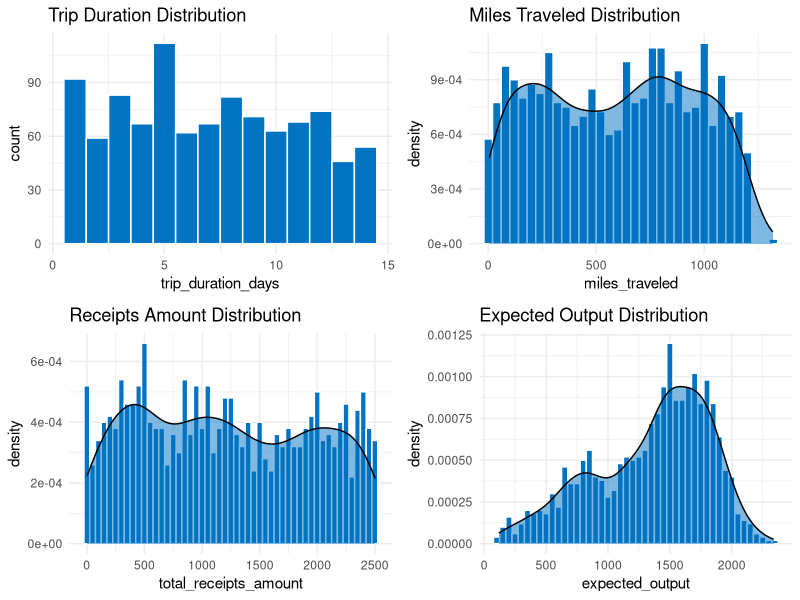

The R script that drew this image: (Note: this script raises an error after producing the figure.)
## ---- chunk 1
knitr::opts_chunk$set(echo = TRUE)
## ---- chunk 2
df  <- read.csv('public_cases.csv', head=TRUE, sep=',')
summary(df)
## ---- chunk 3
# libraries
library(ggplot2)
library(gridExtra)

# Create individual plots
p1 <- ggplot(df, aes(x = trip_duration_days)) +
  geom_histogram(bins = 14, fill = "#0073C2FF", color = "white") +
  ggtitle("Trip Duration Distribution") +
  theme_minimal()

p2 <- ggplot(df, aes(x = miles_traveled)) +
  geom_histogram(aes(y = after_stat(density)), binwidth = 40, fill = "#0073C2FF", color = "white") +
  geom_density(alpha = 0.5, fill = "#0073C2FF") +
  ggtitle("Miles Traveled Distribution") +
  theme_minimal()

p3 <- ggplot(df, aes(x = total_receipts_amount)) +
  geom_histogram(aes(y = after_stat(density)), binwidth = 50, fill = "#0073C2FF", color = "white") +
  geom_density(alpha = 0.5, fill = "#0073C2FF") +
  ggtitle("Receipts Amount Distribution") +
  theme_minimal()

p4 <- ggplot(df, aes(x = expected_output)) +
  geom_histogram(aes(y = after_stat(density)), binwidth = 50, fill = "#0073C2FF", color = "white") +
  geom_density(alpha = 0.5, fill = "#0073C2FF") +
  ggtitle("Expected Output Distribution") +
  theme_minimal()

# Arrange plots in a 2x2 grid
grid.arrange(p1, p2, p3, p4, ncol = 2)

# Optionally, you can save the output
# ggsave("histograms.png", width = 16, height = 10)
## ---- chunk 4
# Load necessary libraries
library(knitr)
library(kableExtra)

# Create your data frame
data <- data.frame(
  Feature = c("trip_duration_days", "miles_traveled", "total_receipts_amount", 
              "miles_per_day", "receipts_per_day", "log_receipts", 
              "sqrt_miles", "is_5day", "is_long_trip", "is_sweet_spot", 
              "is_receipts_over_800", "is_receipts_under_50", "is_rpd_under_20", 
              "is_efficient_miles", "is_modest_short", "is_modest_med", 
              "is_modest_long", "is_vacation_penalty", "is_miles_tier1", 
              "is_miles_tier2", "is_cents_49", "is_cents_99", 
              "days_x_miles", "days_x_receipts", "miles_x_receipts", 
              "miles_sq", "receipts_sq", "expected_output"),
  count = rep(1000.0, 28),
  mean = c(7.043000e+00, 5.974137e+02, 1.211057e+03, 1.470261e+02, 
           2.857059e+02, 6.749368e+00, 2.297867e+01, 1.120000e-01, 
           4.580000e-01, 6.200000e-02, 6.570000e-01, 3.300000e-02, 
           6.300000e-02, 4.100000e-02, 3.300000e-02, 6.700000e-02, 
           1.870000e-01, 2.890000e-01, 9.300000e-02, 1.770000e-01, 
           1.600000e-02, 1.400000e-02, 4.271036e+03, 8.916688e+03, 
           7.577970e+05, 4.801913e+05, 2.017939e+06, 1.349114e+03),
  
  std = c(3.926139e+00, 3.512998e+02, 7.428542e+02, 1.938204e+02, 
          3.817074e+02, 1.087305e+00, 8.334509e+00, 3.155243e-01, 
          4.984822e-01, 2.412762e-01, 4.749490e-01, 1.787259e-01, 
          2.430845e-01, 1.983894e-01, 1.787259e-01, 2.501471e-01, 
          3.901066e-01, 4.535247e-01, 2.905778e-01, 3.818597e-01, 
          1.255379e-01, 1.175492e-01, 3.761227e+03, 8.047700e+03, 
          6.932276e+05, 4.311552e+05, 1.918151e+06, 4.703165e+02),
  
  min = c(1.000000, 5.000000, 1.420000, 0.500000, 0.473333, 0.883768, 
          2.236068, 0.000000, 0.000000, 0.000000, 0.000000, 0.000000, 
          0.000000, 0.000000, 0.000000, 0.000000, 0.000000, 0.000000, 
          0.000000, 0.000000, 0.000000, 0.000000, 9.000000, 3.600000, 
          60.710000, 25.000000, 2.016400, 117.240000),
  
  `25%` = c(4.000000, 275.960000, 530.377500, 43.846150, 85.845807, 
            6.275473, 16.612035, 0.000000, 0.000000, 0.000000, 0.000000, 
            0.000000, 0.000000, 0.000000, 0.000000, 0.000000, 0.000000, 
            0.000000, 0.000000, 0.000000, 0.000000, 0.000000, 
            1090.500000, 2319.247500, 182664.802500, 76154.228800, 
            281300.304225, 1019.297500),
  
  `50%` = c(7.000000e+00, 6.210000e+02, 1.171900e+03, 8.326135e+01, 
            1.690892e+02, 7.067235e+00, 2.491987e+01, 0.000000e+00, 
            0.000000e+00, 0.000000e+00, 1.000000e+00, 0.000000e+00, 
            0.000000e+00, 0.000000e+00, 0.000000e+00, 0.000000e+00, 
            0.000000e+00, 1.000000e+00, 0.000000e+00, 0.000000e+00, 
            0.000000e+00, 0.000000e+00, 3.232000e+03, 6.492885e+03, 
            5.581509e+05, 3.856410e+05, 1.373350e+06, 1.454260e+03),
  
  `75%` = c(1.000000e+01, 8.930000e+02, 1.881105e+03, 1.526500e+02, 
            3.006430e+02, 7.540146e+00, 2.988311e+01, 0.000000e+00, 
            1.000000e+00, 0.000000e+00, 1.000000e+00, 0.000000e+00, 
            0.000000e+00, 0.000000e+00, 0.000000e+00, 0.000000e+00, 
            0.000000e+00, 1.000000e+00, 0.000000e+00, 0.000000e+00, 
            0.000000e+00, 0.000000e+00, 6.732500e+03, 1.326393e+04, 
            1.190973e+06, 7.974490e+05, 3.538557e+06, 1.711122e+03),

  max = c(1.400000e+01, 1.317070e+03, 2.503460e+03, 1.165999e+03, 
           2.452848e+03, 7.825828e+00, 3.629146e+01, 1.000000e+00, 
           1.000000e+00, 1.000000e+00, 1.000000e+00, 1.000000e+00, 
           1.000000e+00, 1.000000e+00, 1.000000e+00, 1.000000e+00, 
           1.000000e+00, 1.000000e+00, 1.000000e+00, 1.000000e+00, 
           1.000000e+00, 1.000000e+00, 1.657600e+04, 3.496024e+04, 
           2.927217e+06, 1.734673e+06, 6.267312e+06, 2.337730e+03)
)


# Create the formatted table
data %>%
  kable("html", escape = FALSE, align = 'c') %>%
  kable_styling(full_width = FALSE, position = "center", bootstrap_options = "striped") %>%
  scroll_box(width = "100%", height = "500px")  
## ---- chunk 5
library(ggplot2)
library(patchwork)

df_final  <- read.csv('public_cases_derived_features.csv', head=TRUE, sep=',')

new_continuous_features <- c(
  "miles_per_day", "receipts_per_day", "log_receipts", "sqrt_miles"
)

plots <- lapply(new_continuous_features, function(col) {
  ggplot(df_final, aes(x = !!rlang::sym(col))) +
    geom_histogram(aes(y = after_stat(density)), bins = 30, fill = "#0073C2FF", color = "white", alpha = 0.7) +
    geom_density(color = "#0073C2FF", linewidth = 1) +
    ggtitle(col) +
    theme_minimal(base_size = 12)
})

# Arrange in 3x3 grid
final_plot <- wrap_plots(plots, ncol = 2) 
  # plot_annotation(
  #   title = "Phase 3 - Engineered Feature Distributions"
  # )

print(final_plot)

## ---- chunk 6
new_continuous_features <- c(
  "days_x_miles", "days_x_receipts", "miles_x_receipts",
  "miles_sq"
)
 

plots <- lapply(new_continuous_features, function(col) {
  ggplot(df_final, aes(x = !!rlang::sym(col))) +
    geom_histogram(aes(y = after_stat(density)), bins = 30, fill = "#0073C2FF", color = "white", alpha = 0.7) +
    geom_density(color = "#0073C2FF", linewidth = 1) +
    ggtitle(col) +
    theme_minimal(base_size = 12)
})

# Arrange in 3x3 grid
final_plot <- wrap_plots(plots, ncol = 2) 

print(final_plot)
